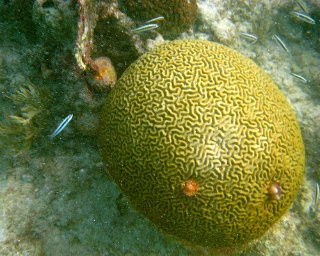
//> input picture Vitis-AI-Library/samples/classification/sample_classification.jpg, 320 x 256 px
$ ./xf_bfmatcher_tb ../../../../../../../../../Vitis-AI-Library/samples/classification/sample_classification.jpg ../../../../../../../../../Vitis-AI-Library/samples/classification/sample_classification.jpg   (built with g++ and OpenCV 4)
//> lines starting //> are read from the running program, lines starting //| are printed output that depends on the picture
// [15 lines of licence text are left out]

#include "common/xf_headers.hpp"
#include "opencv2/features2d.hpp"

#include "xf_bfmatcher_config.h"

int main(int argc, char** argv) {
    if (argc != 3) {
        fprintf(stderr, "Invalid Number of Arguments!\nUsage:\n");
        fprintf(stderr, "<Executable Name> <image1 path> <image2 path> \n");
        return -1;
    }

    cv::Mat in_img_1, in_img_2, out_img, ocv_ref;
    cv::Mat diff;

    // reading in the image
    in_img_1 = cv::imread(argv[1], 0);
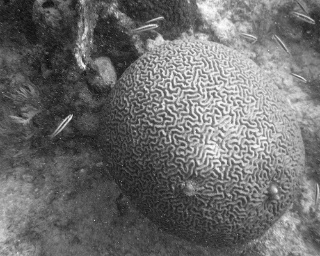
//> in_img_1: 256 rows x 320 cols, CV_8UC1; min 7, max 255, mean 109.2
    in_img_2 = cv::imread(argv[2], 0);

    if (in_img_1.data == NULL) {
        fprintf(stderr, "Cannot open image 1 at %s\n", argv[1]);
        return 0;
    }

    if (in_img_2.data == NULL) {
        fprintf(stderr, "Cannot open image 2 at %s\n", argv[2]);
        return 0;
    }

    std::vector<cv::KeyPoint> keypoints1, keypoints2;
    std::vector<std::array<uint8_t, 32> > descriptors1, descriptors2;
    std::vector<cv::DMatch> good_matches;

    // reading desc and keypoints //
    int nkp1;
    int nkp2;
    const float ratio_thresh = 0.7f;

    cv::Mat descriptors1_cv, descriptors2_cv;
    // Initiate ORB detector
    cv::Ptr<cv::FeatureDetector> detector = cv::ORB::create();

    // find the keypoints and descriptors with ORB
    detector->detect(in_img_1, keypoints1);
//> keypoints1 = 445 keypoints; strongest (x, y, size): (170, 87, 31), (172, 89, 31), (186, 75, 31), (173, 86, 31)
    detector->detect(in_img_2, keypoints2);
//> keypoints2 has the same summary as keypoints1

    cv::Ptr<cv::DescriptorExtractor> extractor = cv::ORB::create();
    extractor->compute(in_img_1, keypoints1, descriptors1_cv);
    extractor->compute(in_img_2, keypoints2, descriptors2_cv);

    nkp1 = descriptors1_cv.rows;
//> nkp1 = 445
    nkp2 = descriptors2_cv.rows;
//> nkp2 = 445

    descriptors1.resize(nkp1);
    for (int i = 0; i < nkp1; i++) {
        for (int j = 0; j < 32; j++) {
            descriptors1[i][j] = descriptors1_cv.at<unsigned char>(i, j);
        }
    }

    descriptors2.resize(nkp2);
    for (int i = 0; i < nkp2; i++) {
        for (int j = 0; j < 32; j++) {
            descriptors2[i][j] = descriptors2_cv.at<unsigned char>(i, j);
        }
    }
    // end of read //

    // Opencv reference
    cv::Ptr<cv::DescriptorMatcher> matcher_cv;
    std::vector<std::vector<cv::DMatch> > knn_matches_cv;

    matcher_cv = cv::BFMatcher::create(cv::NORM_HAMMING, false);
    matcher_cv->knnMatch(descriptors1_cv, descriptors2_cv, knn_matches_cv, 2);
//> knn_matches_cv = 445 matches

    // adding lowe's ratio test for comparison
    std::vector<cv::DMatch> good_matches_cv;
    for (size_t i = 0; i < knn_matches_cv.size(); i++) {
        if (knn_matches_cv[i][0].distance < ratio_thresh * knn_matches_cv[i][1].distance) {
            good_matches_cv.push_back(knn_matches_cv[i][0]);
        }
    }
//> after the loop, good_matches_cv = 445 matches
    //	End of OpenCV reference

    ///////////////////   HLS module  /////////////////

    int16_t tmp_good_matches[nkp1];

    bfmatcher_accel((ap_uint<INPUT_PTR_WIDTH>*)descriptors1.data(), (ap_uint<INPUT_PTR_WIDTH>*)descriptors2.data(),
                    (ap_int<OUTPUT_PTR_WIDTH>*)tmp_good_matches, nkp1, nkp2, ratio_thresh);
//> (this line was passed over: ap_uint is not available in this run)

    int rev_matches = 0;
    for (int i = 0; i < nkp1; i++) {
        if ((int)tmp_good_matches[i] >= 0) rev_matches++;
    }
//> after the loop, rev_matches = 445

    good_matches.resize(rev_matches);
//> good_matches = 445 matches
    rev_matches = 0;
    for (int i = 0; i < nkp1; i++) {
        if ((int)tmp_good_matches[i] >= 0) {
            good_matches[rev_matches].queryIdx = i;
            good_matches[rev_matches].trainIdx = (int)tmp_good_matches[i];
            rev_matches++;
        }
    }
//> after the loop, rev_matches = 445

    //-- Draw matches
    cv::Mat img_matches, img_matches_cv;
    cv::drawMatches(in_img_1, keypoints1, in_img_2, keypoints2, good_matches, img_matches, cv::Scalar::all(-1),
                    cv::Scalar::all(-1), std::vector<char>(), cv::DrawMatchesFlags::NOT_DRAW_SINGLE_POINTS);
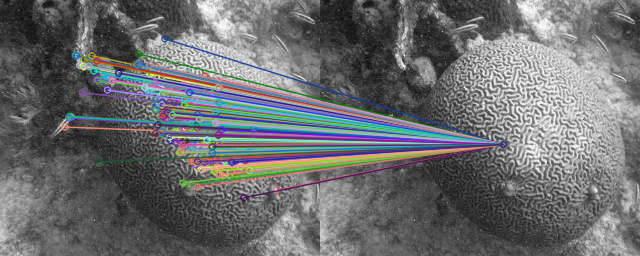
//> img_matches: 256 rows x 640 cols, CV_8UC3; mean B, G, R 110, 108.5, 107.1
    cv::drawMatches(in_img_1, keypoints1, in_img_2, keypoints2, good_matches_cv, img_matches_cv, cv::Scalar::all(-1),
                    cv::Scalar::all(-1), std::vector<char>(), cv::DrawMatchesFlags::NOT_DRAW_SINGLE_POINTS);
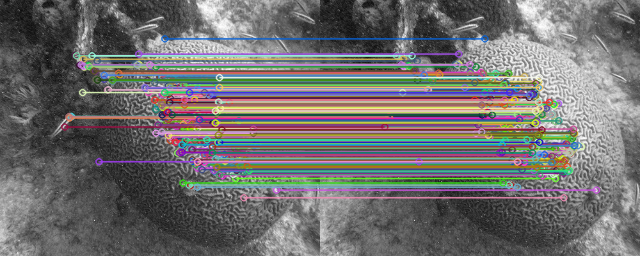
//> img_matches_cv: 256 rows x 640 cols, CV_8UC3; mean B, G, R 109.5, 110.3, 111.7
    //-- Show detected matches
    cv::imwrite("Good_Matches.png", img_matches);
    cv::imwrite("Good_Matches_cv.png", img_matches_cv);

    // validate functionality
    int wrong_matches = 0;
    for (int i = 0; i < rev_matches; i++) {
        if ((good_matches[i].queryIdx != good_matches_cv[i].queryIdx) ||
            (good_matches[i].trainIdx != good_matches_cv[i].trainIdx)) {
            printf("wrong matches found in the validation!");
            return -1;
        }
    }
//> (the run ends here: the program exits with an error code, at `return -1;`)
